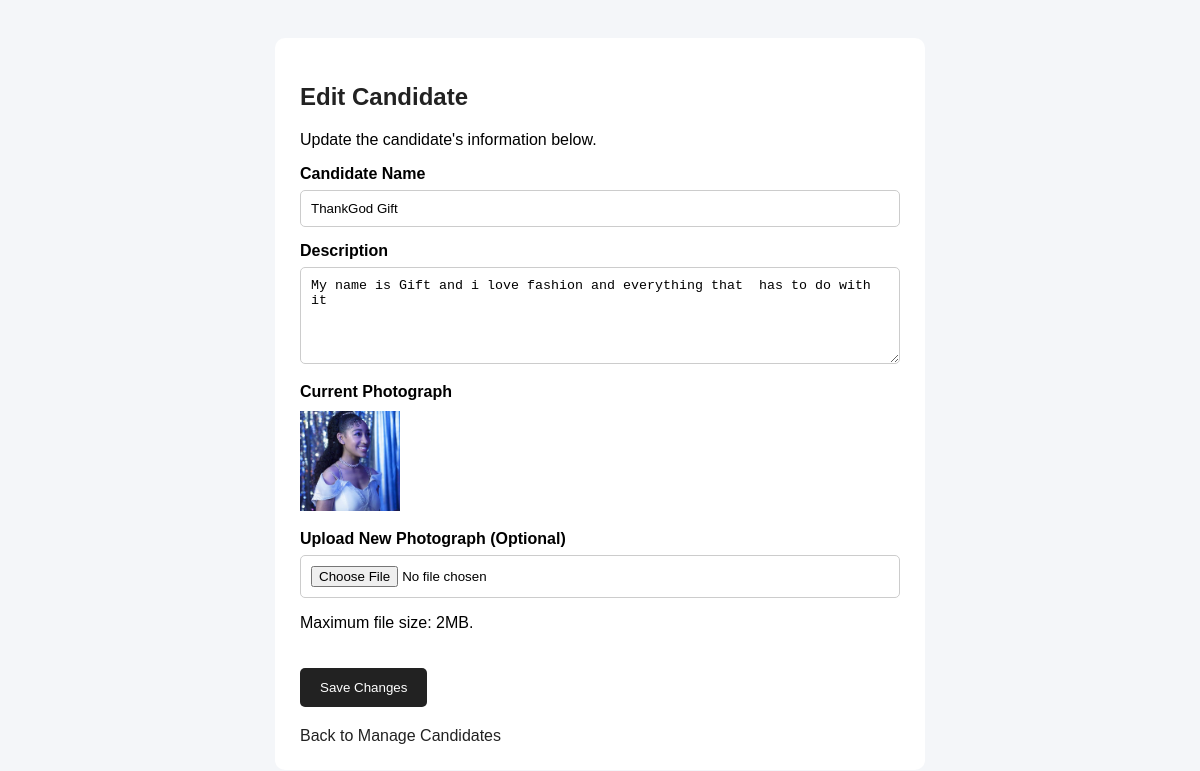
Screenshot of /admin/edit_candidate.php?id=3 (signed in) with the database file from the repository.
### tables this page shows
CREATE TABLE IF NOT EXISTS `candidates` (
  `candidate_id` int NOT NULL AUTO_INCREMENT,
  `election_id` int NOT NULL,
  `position_id` int DEFAULT NULL,
  `full_name` varchar(100) NOT NULL,
  `description` text,
  `manifesto` text,
  `photo` varchar(255) DEFAULT NULL,
  `created_at` timestamp NULL DEFAULT CURRENT_TIMESTAMP,
  PRIMARY KEY (`candidate_id`),
  KEY `election_id` (`election_id`),
  KEY `fk_candidate_position` (`position_id`)
);

### admin/edit_candidate.php (the view, shortened to what this page needs)
<?php
require_once __DIR__ . '/../includes/db.php';
$candidate_id = isset($_GET['id']) ? (int) $_GET['id'] : 0;
$stmt = $conn->prepare(
    "SELECT * FROM candidates WHERE candidate_id = ?"
);
$stmt->bind_param("i", $candidate_id);
$stmt->execute();
$result = $stmt->get_result();
$candidate = $result->fetch_assoc();
?>
<!DOCTYPE html>
<html>
<head>
</head>
<body>
<div class="container">
<h2>Edit Candidate</h2>
<p>Update the candidate's information below.</p>
<form method="POST" enctype="multipart/form-data">
<label>Candidate Name</label>
<input
            type="text"
            name="full_name"
            value="<?php echo htmlspecialchars($candidate['full_name']); ?>"
            required
>
<label>Description</label>
<textarea
            name="description"
            rows="5"
><?php echo htmlspecialchars($candidate['description'] ?? ''); ?></textarea>
<label>Current Photograph</label>
<?php if (!empty($candidate['photo'])): ?>
<img
                src="../<?php echo htmlspecialchars($candidate['photo']); ?>"
                alt="Candidate photograph"
>
<?php else: ?>
<p>No photograph uploaded.</p>
<?php endif; ?>
<label>Upload New Photograph (Optional)</label>
<input
            type="file"
            name="photo"
            accept=".jpg,.jpeg,.png,.webp"
>
<p>Maximum file size: 2MB.</p>
<button type="submit">Save Changes</button>
</form>
<a href="manage_candidates.php" class="back">
        Back to Manage Candidates
</a>
</div>
</body>
</html>

### admin/edit_candidate.php (style rules this page uses)
body { font-family: Arial, sans-serif; background: #f4f6f9; padding: 30px; }
.container { max-width: 600px; margin: auto; background: white; padding: 25px; border-radius: 10px; }
h2 { color: #222; }
label { display: block; margin-top: 15px; font-weight: bold; }
input, textarea { width: 100%; padding: 10px; margin-top: 7px; border: 1px solid #ccc; border-radius: 5px; box-sizing: border-box; }
button { margin-top: 20px; background: #222; color: white; padding: 12px 20px; border: none; border-radius: 5px; cursor: pointer; }
img { width: 100px; height: 100px; object-fit: cover; margin-top: 10px; }
.back { display: inline-block; margin-top: 20px; color: #222; text-decoration: none; }

### rows the page displays
candidates: full_name "ThankGod Gift", description "My name is Gift and i love fashion and everything that has to do with it", photo (picture)
